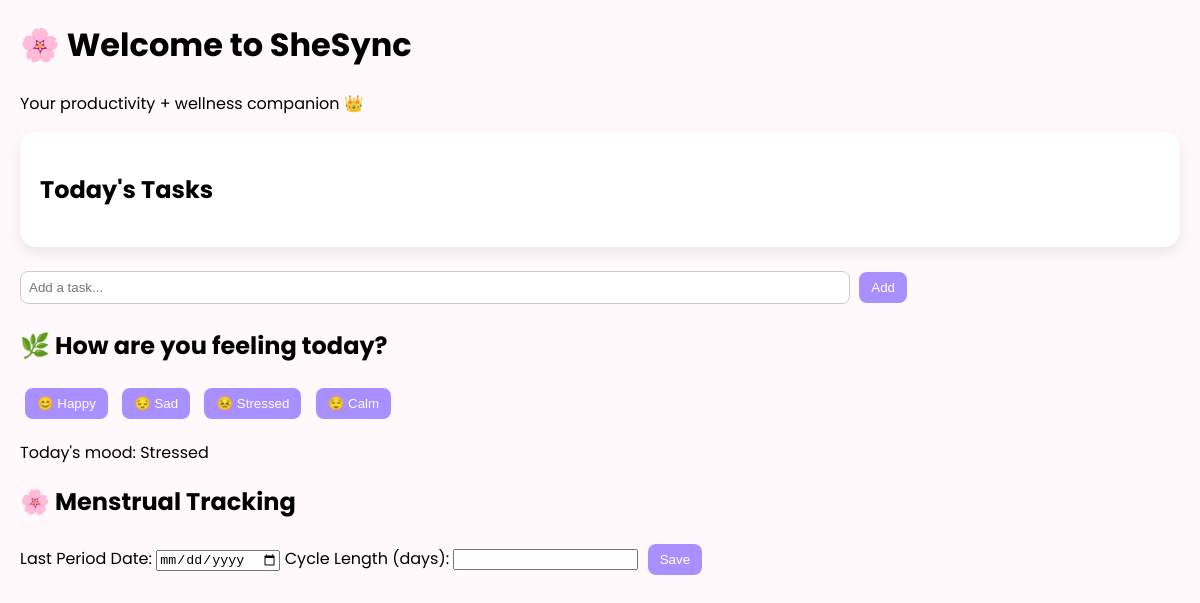
Before: / with the older database file.
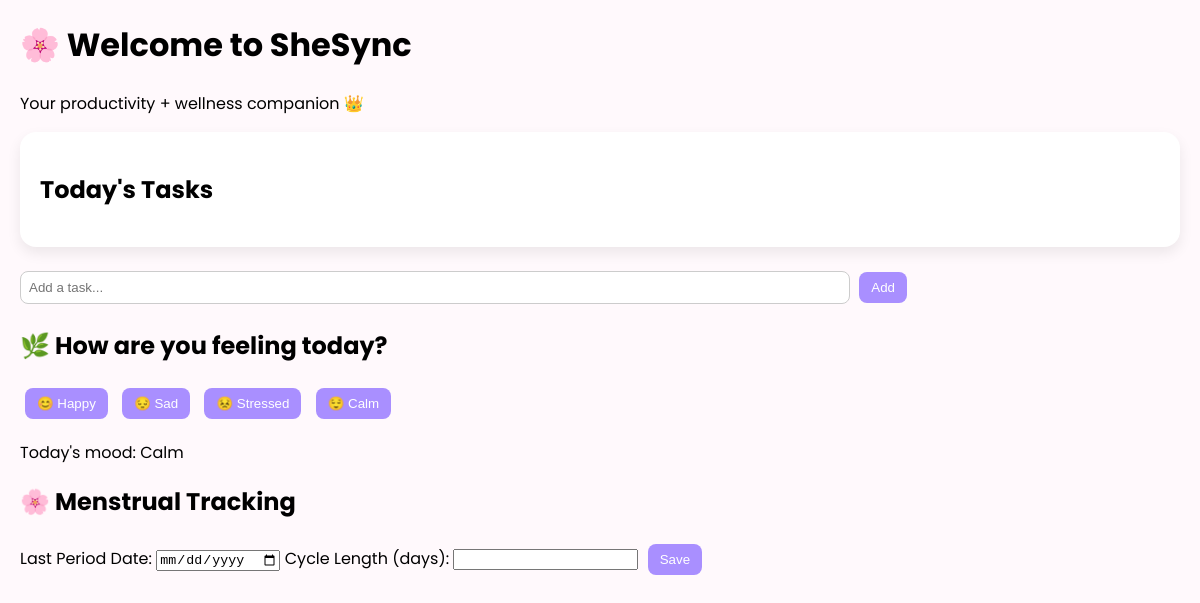
After: the same page with the newer database file.
### tables this page shows
CREATE TABLE moods (
    id INTEGER PRIMARY KEY AUTOINCREMENT,
    mood TEXT,
    date TEXT
);

### app.py (the view, shortened to what this page needs)
@app.route("/")
def index():
    conn = get_db_connection()
    today = str(datetime.today().date())
    tasks = conn.execute(
        "SELECT * FROM tasks WHERE date = ?",
        (today,)
    ).fetchall()
    mood = conn.execute(
        "SELECT * FROM moods WHERE date = ?",
        (today,)
    ).fetchone()
    cycle_info = conn.execute(
        "SELECT * FROM cycle ORDER BY id DESC LIMIT 1"
    ).fetchone()
    cycle_phase = None
    conn.close()
    return render_template(
        "index.html",
        tasks=tasks,
        mood=mood,
        cycle_phase=cycle_phase
    )

### app.py (called while the page is built)
def get_db_connection():
    conn = sqlite3.connect("database.db")
    conn.row_factory = sqlite3.Row
    return conn

### templates/index.html (shortened to what this page needs)
<!DOCTYPE html>
<html>
<head>
    <link rel="stylesheet" href="{{ url_for('static', filename='style.css') }}">
</head>
<body>
    <h1>🌸 Welcome to SheSync</h1>
    <p>Your productivity + wellness companion 👑</p>
<div class="card">
<h2>Today's Tasks</h2>
</div>
    <form action="/add_task" method="POST">
        <input type="text" name="task" placeholder="Add a task..." required>
        <button type="submit">Add</button>
    </form>
    <h2>🌿 How are you feeling today?</h2>
    <form action="/save_mood" method="POST">
        <button name="mood" value="Happy">😊 Happy</button>
        <button name="mood" value="Sad">😔 Sad</button>
        <button name="mood" value="Stressed">😣 Stressed</button>
        <button name="mood" value="Calm">😌 Calm</button>
    </form>
    {% if mood %}
        <p>Today's mood: {{ mood.mood }}</p>
    {% endif %}
    <h2>🌸 Menstrual Tracking</h2>
    <form action="/save_cycle" method="POST">
        <label>Last Period Date:</label>
        <input type="date" name="last_period" required>
        <label>Cycle Length (days):</label>
        <input type="number" name="cycle_length" required>
        <button type="submit">Save</button>
    </form>
</body>
</html>

### static/style.css (style rules this page uses)
body { font-family: 'Poppins', sans-serif; background-color: #fff9fc; margin: 20px; }
.card { background: white; padding: 20px; border-radius: 16px; margin-bottom: 20px; box-shadow: 0 6px 14px rgba(0, 0, 0, 0.08); transition: transform 0.2s ease; }
input[type="text"] { padding: 8px; width: 70%; border-radius: 8px; border: 1px solid #ccc; }
button { padding: 8px 12px; margin: 5px; border: none; border-radius: 8px; background-color: #a98fff; color: white; cursor: pointer; transition: background 0.2s ease; }

Changed rows visible on the page:
removed moods: mood "Stressed"
added moods: mood "Calm"
